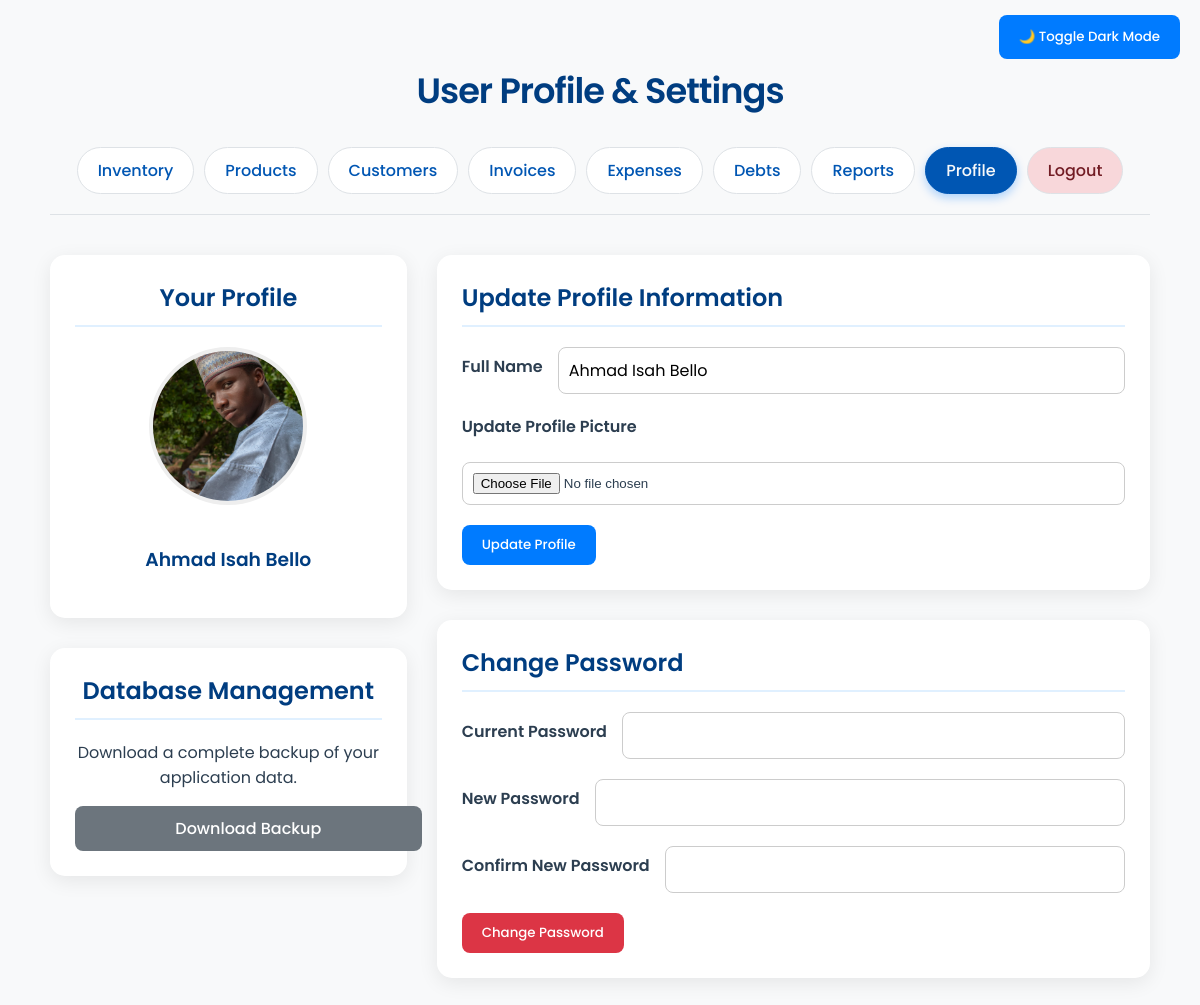
The app's page /profile (signed in) with its own data.
### models.py (models this page shows)
class User(UserMixin, db.Model):
    id = db.Column(db.Integer, primary_key=True)
    username = db.Column(db.String(150), unique=True, nullable=False)
    password = db.Column(db.String(150), nullable=False)
    full_name = db.Column(db.String(100), nullable=True)
    profile_image = db.Column(db.String(20), nullable=False, default='default.jpg')

### app.py (the view, shortened to what this page needs)
@app.route('/profile', methods=['GET', 'POST'])
@login_required
def profile():
    return render_template('profile.html')

### app.py (called while the page is built)
@login_manager.user_loader
def load_user(user_id):
    return User.query.get(int(user_id))

### templates/profile.html (shortened to what this page needs)
<!DOCTYPE html>
<html lang="en">
<head>
    <link rel="stylesheet" href="{{ url_for('static', filename='style.css') }}">
    <button id="darkModeToggle" style="position: fixed; top: 15px; right: 20px; z-index: 1000;">
  🌙 Toggle Dark Mode
</button>
</head>
<body>
    <div class="container">
        <h1>User Profile & Settings</h1>
        <div class="tabs">
            <a href="{{ url_for('inventory') }}" class="tab {% if request.endpoint == 'inventory' %}active{% endif %}">Inventory</a>
            <a href="{{ url_for('products') }}" class="tab {% if request.endpoint == 'products' %}active{% endif %}">Products</a>
            <a href="{{ url_for('customers') }}" class="tab {% if request.endpoint == 'customers' %}active{% endif %}">Customers</a>
            <a href="{{ url_for('invoices') }}" class="tab {% if request.endpoint == 'invoices' %}active{% endif %}">Invoices</a>
            <a href="{{ url_for('expenses') }}" class="tab {% if request.endpoint == 'expenses' %}active{% endif %}">Expenses</a>
            <a href="{{ url_for('debts') }}" class="tab {% if request.endpoint == 'debts' %}active{% endif %}">Debts</a>
            <a href="{{ url_for('reports') }}" class="tab {% if request.endpoint == 'reports' %}active{% endif %}">Reports</a>
            <a href="{{ url_for('profile') }}" class="tab {% if request.endpoint == 'profile' %}active{% endif %}">Profile</a>
            <a href="{{ url_for('logout') }}" class="tab" style="background-color: #f8d7da; color: #721c24;">Logout</a>
        </div>
        <div class="profile-container">
            <div class="profile-sidebar">
                <div class="card">
                    <h2>Your Profile</h2>
                    <img src="{{ url_for('static', filename='profile_pics/' + current_user.profile_image) }}" alt="Profile Picture" class="profile-pic">
                    <h3>{{ current_user.full_name or current_user.username }}</h3>
                </div>
                <div class="card">
                    <h2>Database Management</h2>
                    <p>Download a complete backup of your application data.</p>
                    <a href="{{ url_for('backup_database') }}" class="btn btn-secondary" style="width: 100%;">Download Backup</a>
                </div>
            </div>
            <div class="profile-main">
                <div class="card">
                    <h2>Update Profile Information</h2>
                    <form method="POST" enctype="multipart/form-data">
                        <div class="form-group">
                            <label for="full_name">Full Name</label>
                            <input type="text" name="full_name" id="full_name" value="{{ current_user.full_name or '' }}">
                        </div>
                        <div class="form-group">
                            <label for="profile_image">Update Profile Picture</label>
                            <input type="file" name="profile_image" id="profile_image" class="form-control">
                        </div>
                        <button type="submit" class="btn btn-primary">Update Profile</button>
                    </form>
                </div>
                <div class="card">
                    <h2>Change Password</h2>
                    <form method="POST">
                        <div class="form-group">
                            <label for="old_password">Current Password</label>
                            <input type="password" name="old_password" id="old_password" required>
                        </div>
                        <div class="form-group">
                            <label for="new_password">New Password</label>
                            <input type="password" name="new_password" id="new_password" required>
                        </div>
                        <div class="form-group">
                            <label for="confirm_new_password">Confirm New Password</label>
                            <input type="password" name="confirm_new_password" id="confirm_new_password" required>
                        </div>
                        <button type="submit" class="btn btn-danger">Change Password</button>
                    </form>
                </div>
            </div>
        </div>
    </div>
</body>
</html>

### static/style.css (style rules this page uses)
:root { --primary-blue: #0056b3; --secondary-blue: #007bff; --light-blue: #e0f0ff; --dark-blue: #003d80; --text-dark: #2c3e50; --text-light: #f8f9fa; --background-light: #f8f9fa; --background-dark: #121212; --card-bg-light: #ffffff; --card-bg-dark: #1e1e1e; --border-color: #dee2e6; --shadow-color: rgba(0, 0, 0, 0.08); --success-color: #28a745; --danger-color: #dc3545; --warning-color: #ffc107; }
body { font-family: 'Poppins', sans-serif; background-color: var(--background-light); color: var(--text-dark); margin: 0; padding: 20px; transition: background-color 0.3s ease, color 0.3s ease; }
.container { max-width: 1100px; margin: 0 auto; padding: 20px; }
h1, h2, h3 { font-weight: 600; color: var(--dark-blue); }
h1 { text-align: center; font-size: 2.2rem; margin-bottom: 30px; letter-spacing: -1px; }
h2 { font-size: 1.5rem; margin-top: 0; margin-bottom: 20px; border-bottom: 2px solid var(--light-blue); padding-bottom: 10px; }
.card { background-color: var(--card-bg-light); padding: 25px; border-radius: 15px; box-shadow: 0 5px 20px var(--shadow-color); margin-bottom: 30px; transition: transform 0.3s ease, box-shadow 0.3s ease; opacity: 0; transform: translateY(20px); animation: fade-in-up 0.5s ease forwards; }
.tabs { display: flex; justify-content: center; flex-wrap: wrap; gap: 10px; margin-bottom: 40px; border-bottom: 1px solid var(--border-color); padding-bottom: 20px; }
.tab { padding: 10px 20px; text-decoration: none; color: var(--primary-blue); background-color: #fff; border: 1px solid var(--border-color); border-radius: 50px; font-weight: 500; transition: all 0.3s ease; }
.tab.active { background-color: var(--primary-blue); color: var(--text-light); border-color: var(--primary-blue); box-shadow: 0 4px 10px rgba(0, 123, 255, 0.3); }
.form-row, .form-group { display: flex; gap: 15px; flex-wrap: wrap; align-items: center; }
input[type="text"], input[type="number"], input[type="password"], select { padding: 12px; border: 1px solid var(--border-color); border-radius: 8px; flex: 1; min-width: 150px; font-family: 'Poppins', sans-serif; font-size: 1rem; transition: border-color 0.3s ease, box-shadow 0.3s ease; }
.btn, button { background-color: var(--secondary-blue); color: white; border: none; padding: 12px 20px; border-radius: 8px; cursor: pointer; font-weight: 500; font-family: 'Poppins', sans-serif; transition: background-color 0.3s ease, transform 0.2s ease, box-shadow 0.3s ease; }
.btn-danger, .btn-danger:hover { background-color: var(--danger-color); }
.btn-secondary, .btn-secondary:hover { background-color: #6c757d; }

### templates/profile.html (style rules this page uses)
.profile-container { display: grid; grid-template-columns: 1fr 2fr; gap: 30px; align-items: start; }
.profile-sidebar .card { text-align: center; }
.profile-pic { width: 150px; height: 150px; border-radius: 50%; object-fit: cover; margin-bottom: 15px; border: 4px solid #eee; }
.form-group { margin-bottom: 20px; }
.form-group label { display: block; margin-bottom: 8px; font-weight: 600; }
.form-group input { width: 100%; padding: 10px; border: 1px solid #ccc; border-radius: 8px; }
.btn { display: inline-block; padding: 10px 20px; border-radius: 8px; text-decoration: none; color: white; border: none; cursor: pointer; text-align: center; }
.btn-primary { background-color: #007bff; }
.btn-secondary { background-color: #6c757d; }
.btn-danger { background-color: #dc3545; }

### records on screen
User: profile_image (picture), full_name "Ahmad Isah Bello"
